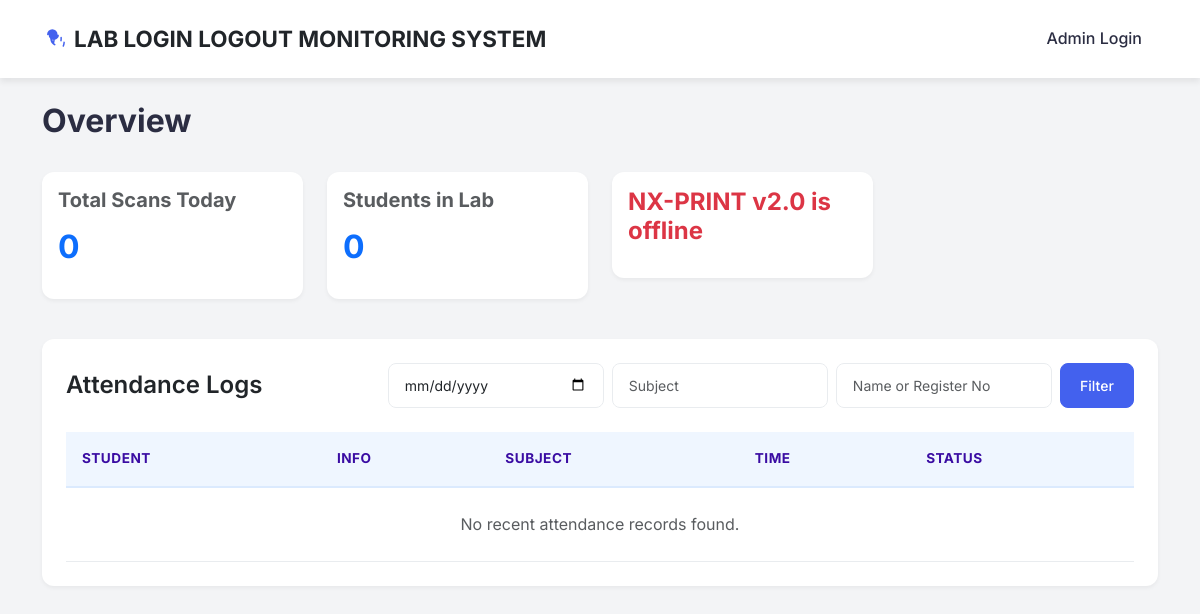
Page /dashboard on the earlier database version.
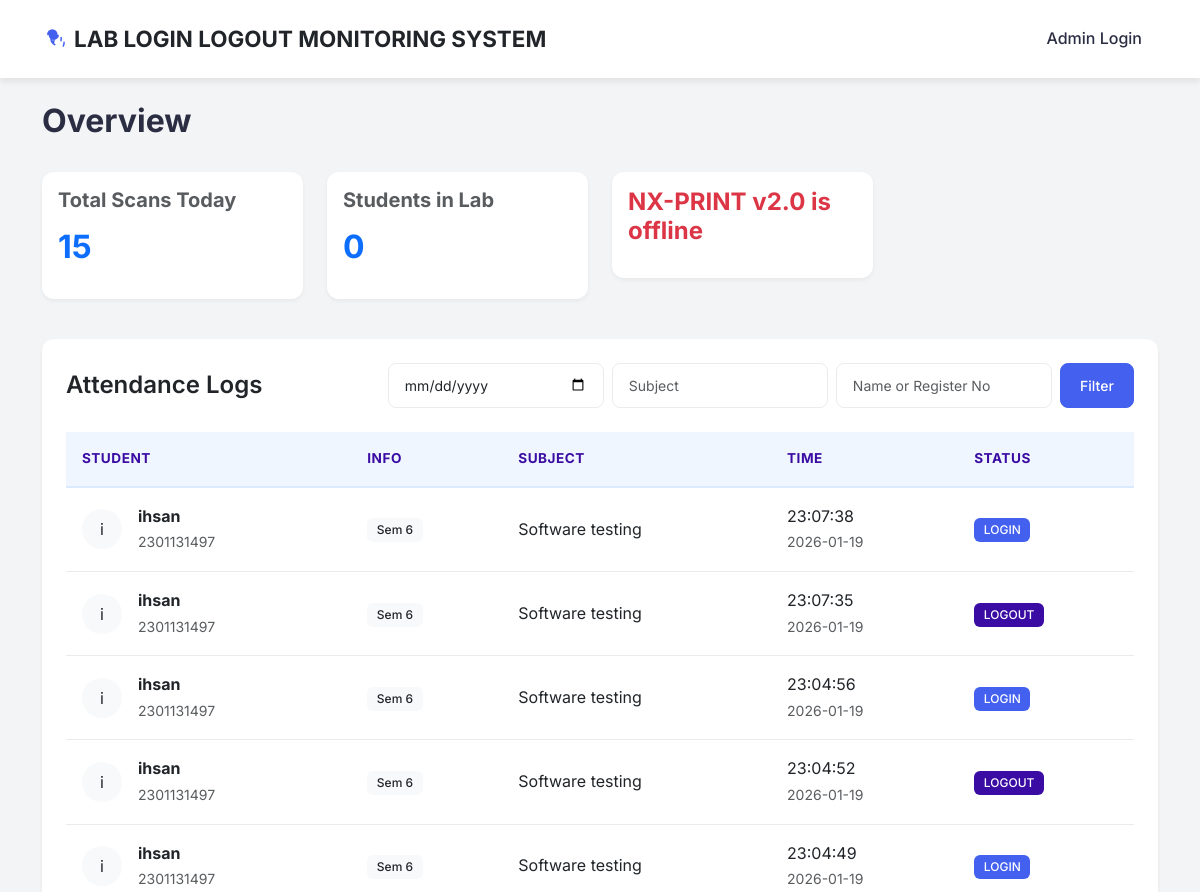
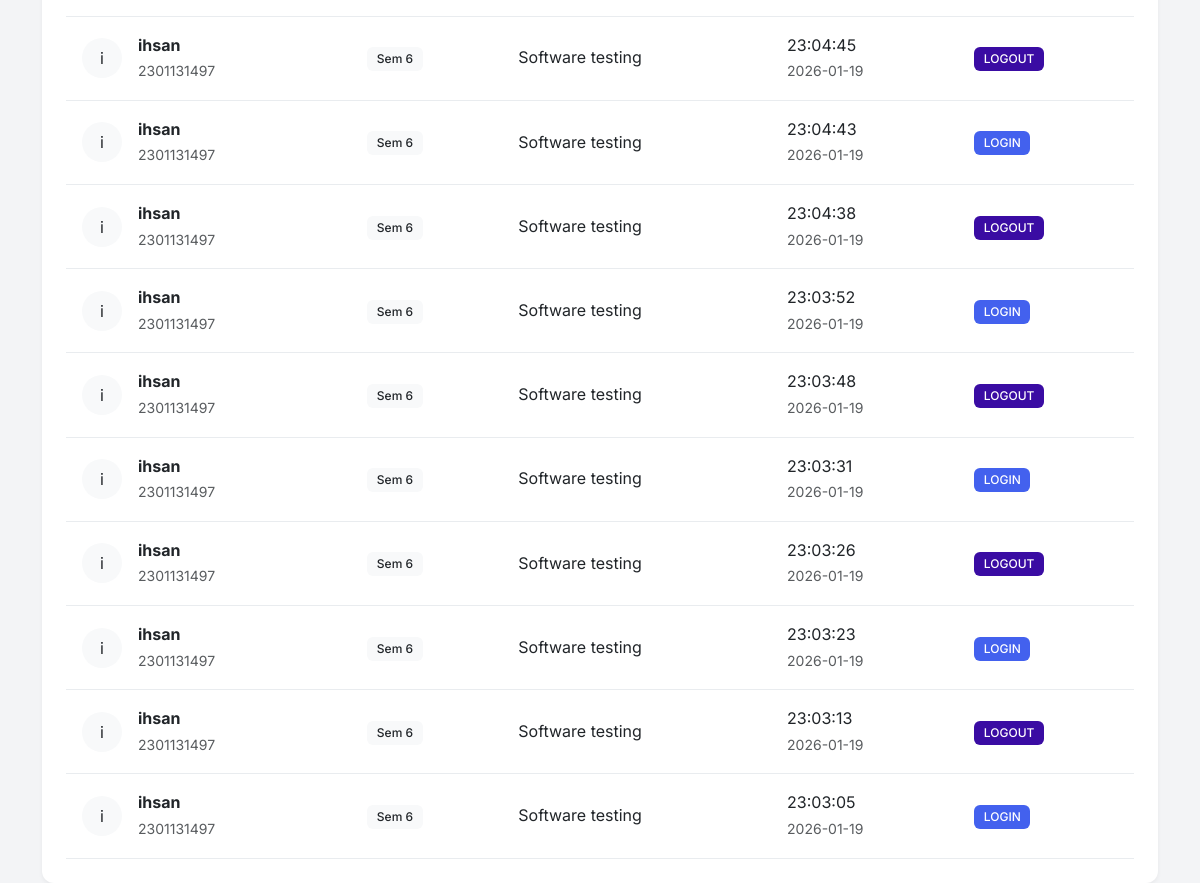
Same page on the later database version (2 pictures, top to bottom).
### database.py (models this page shows, shortened)
class Attendance(db.Model):
    id = db.Column(db.Integer, primary_key=True)
    student_id = db.Column(db.Integer, db.ForeignKey('student.id'), nullable=False)
    timestamp = db.Column(db.DateTime, default=datetime.now)
    status = db.Column(db.String(20), nullable=False) # LOGIN or LOGOUT
    subject = db.Column(db.String(100), nullable=False) # Subject name at time of scan
    student = db.relationship('Student', backref=db.backref('attendance_records', lazy=True, cascade="all, delete-orphan"))

class Student(db.Model):
    id = db.Column(db.Integer, primary_key=True)
    name = db.Column(db.String(100), nullable=False)
    roll_no = db.Column(db.String(20), unique=True, nullable=False)
    semester = db.Column(db.String(10), nullable=False, default="1") # Added Semantic
    fingerprint_id = db.Column(db.Integer, unique=True, nullable=False)

### app.py (the view, shortened to what this page needs)
@app.route('/dashboard')
def public_dashboard():
    date_filter = request.args.get('date')
    subject_filter = request.args.get('subject')
    search_query = request.args.get('search')
    query = Attendance.query.join(Student)
    if subject_filter:
        query = query.filter(Attendance.subject.ilike(f"%{subject_filter}%"))
    if not (date_filter or subject_filter or search_query):
        recent_logs = query.order_by(Attendance.timestamp.desc()).limit(50).all()
        latest_global = Attendance.query.order_by(Attendance.id.desc()).first()
        last_id = latest_global.id if latest_global else 0
    else:
        recent_logs = query.order_by(Attendance.timestamp.desc()).all()
        latest_global = Attendance.query.order_by(Attendance.id.desc()).first()
        last_id = latest_global.id if latest_global else 0
    active_count = get_active_student_count()
    return render_template('dashboard.html', logs=recent_logs, active_count=active_count, last_id=last_id)

### app.py (called while the page is built)
@app.context_processor
def inject_device_status():
    is_connected = (time.time() - last_heartbeat_time) < 5
    return dict(is_device_connected=is_connected)

def get_active_student_count():
    today_start = datetime.combine(date.today(), datetime.min.time())
    subquery = db.session.query(
        Attendance.student_id,
        func.max(Attendance.timestamp).label('max_time')
    ).filter(Attendance.timestamp >= today_start).group_by(Attendance.student_id).subquery()
    count = db.session.query(Attendance).join(
        subquery,
        (Attendance.student_id == subquery.c.student_id) &
        (Attendance.timestamp == subquery.c.max_time)
    ).filter(Attendance.status == 'LOGIN').count()
    return count
    return count

### templates/dashboard.html (shortened to what this page needs)
{% extends 'base.html' %}
{% block content %}
<div class="row mb-4">
    <div class="col-md-12">
        <div class="d-flex justify-content-between align-items-center mb-3">
            <h2>Overview</h2>
        </div>
        <div class="row">
            <div class="col-md-3">
                <div class="card p-3 mb-3">
                    <h5 class="text-muted">Total Scans Today</h5>
                    <h2 class="fw-bold text-primary">{{ logs|length }}</h2>
                </div>
            </div>
            <div class="col-md-3">
                <div class="card p-3 mb-3">
                    <h5 class="text-muted">Students in Lab</h5>
                    <h2 class="fw-bold text-primary">{{ active_count }}</h2>
                </div>
            </div>
            <div class="col-md-3">
                <div class="card p-3 mb-3 border-primary">
                    {% if is_device_connected %}
                    <div class="d-flex align-items-center justify-content-center">
                        <h4 class="fw-bold text-success mb-0" id="lcd-status">Online</h4>
                        <div class="fingerprint-wrapper" id="fingerprint-anim">
                            <i class="bi bi-fingerprint fingerprint-icon fingerprint-neutral"></i>
                            <i class="bi bi-x-circle-fill error-badge"></i>
                            <i class="bi bi-check-circle-fill success-badge"></i>
                        </div>
                    </div>
                    {% else %}
                    <h4 class="fw-bold text-danger" id="lcd-status">NX-PRINT v2.0 is offline</h4>
                    {% endif %}
                </div>
            </div>
        </div>
    </div>
</div>
<div class="row">
    <div class="col-md-12">
        <div class="card p-4">
            <div class="d-flex justify-content-between align-items-center mb-4">
                <h4 class="card-title mb-0">Attendance Logs</h4>
                <form method="GET" action="{{ url_for('public_dashboard') }}" class="d-flex gap-2">
                    <input type="date" class="form-control form-control-sm" name="date"
                        value="{{ request.args.get('date', '') }}" placeholder="Date">
                    <input type="text" class="form-control form-control-sm" name="subject"
                        value="{{ request.args.get('subject', '') }}" placeholder="Subject">
                    <input type="text" class="form-control form-control-sm" name="search"
                        value="{{ request.args.get('search', '') }}" placeholder="Name or Register No">
                    <button type="submit" class="btn btn-primary btn-sm">Filter</button>
                </form>
            </div>
            <div class="table-responsive">
                <table class="table table-hover align-middle">
                    <thead>
                        <tr>
                            <th>Student</th>
                            <th>Info</th>
                            <th>Subject</th>
                            <th>Time</th>
                            <th>Status</th>
                        </tr>
                    </thead>
                    <tbody>
                        {% for log in logs %}
                        <tr>
                            <td>
                                <div class="d-flex align-items-center">
                                    <div class="avatar bg-light rounded-circle p-2 me-3 text-center"
                                        style="width: 40px; height: 40px;">
                                        {{ log.student.name[0] }}
                                    </div>
                                    <div>
                                        <div class="fw-bold">{{ log.student.name }}</div>
                                        <small class="text-muted">{{ log.student.roll_no }}</small>
                                    </div>
                                </div>
                            </td>
                            <td><span class="badge bg-light text-dark">Sem {{ log.student.semester }}</span></td>
                            <td>{{ log.subject }}</td>
                            <td>{{ log.timestamp.strftime('%H:%M:%S') }} <br> <small class="text-muted">{{
                                    log.timestamp.strftime('%Y-%m-%d') }}</small></td>
                            <td>
                                {% if log.status == 'LOGIN' %}
                                <span class="badge" style="background-color: var(--primary); color: white;">LOGIN</span>
                                {% else %}
                                <span class="badge"
                                    style="background-color: var(--primary-dark); color: white;">LOGOUT</span>
                                {% endif %}
                            </td>
                        </tr>
                        {% else %}
                        <tr>
                            <td colspan="5" class="text-center text-muted py-4">No recent attendance records found.</td>
                        </tr>
                        {% endfor %}
                    </tbody>
                </table>
            </div>
        </div>
    </div>
</div>
</div>
{% endblock %}

### templates/base.html (shortened to what this page needs)
<!DOCTYPE html>
<html lang="en">
<head>
    <link href="https://cdn.jsdelivr.net/npm/bootstrap@5.3.0/dist/css/bootstrap.min.css" rel="stylesheet">
    <link href="{{ url_for('static', filename='css/style.css') }}?v=1.1" rel="stylesheet">
    <link href="{{ url_for('static', filename='css/fingerprint.css') }}?v=1.1" rel="stylesheet">
    <link rel="stylesheet" href="https://cdn.jsdelivr.net/npm/bootstrap-icons@1.7.2/font/bootstrap-icons.css">
</head>
<body>
    <nav class="navbar navbar-expand-lg navbar-light sticky-top mb-4">
        <div class="container">
            <a class="navbar-brand" href="{{ url_for('public_dashboard') }}">
                {% if is_device_connected %}
                <span class="text-primary fw-bold">NX-PRINT v2.0</span>
                {% else %}
                <span class="text-dark fw-bold">LAB LOGIN LOGOUT MONITORING SYSTEM</span>
                {% endif %}
            </a>
            <div class="collapse navbar-collapse" id="navbarNav">
                <ul class="navbar-nav ms-auto">
                    <li class="nav-item">
                        {% if current_user.is_authenticated %}
                        <a class="nav-link text-danger" href="{{ url_for('logout') }}"><i
                                class="bi bi-box-arrow-right"></i> Logout</a>
                        {% else %}
                        <a class="nav-link" href="{{ url_for('login') }}">Admin Login</a>
                        {% endif %}
                    </li>
                </ul>
            </div>
        </div>
    </nav>
    <div class="container">
        {% block content %}{% endblock %}
</body>
</html>

### static/css/style.css (style rules this page uses)
:root { --primary: #4361ee; --primary-dark: #3a0ca3; --secondary: #4cc9f0; --success: #2ec4b6; --warning: #ffbe0b; --danger: #e63946; --dark: #2b2d42; --light: #f8f9fa; --surface: #ffffff; --border: #e9ecef; --text-main: #2b2d42; --text-muted: #8d99ae; --shadow-sm: 0 2px 4px rgba(0, 0, 0, 0.05); --shadow-md: 0 4px 6px rgba(0, 0, 0, 0.07); --shadow-lg: 0 10px 15px rgba(0, 0, 0, 0.1); --radius: 12px; }
body { font-family: 'Inter', system-ui, -apple-system, sans-serif; color: var(--text-main); background-color: #f3f4f6; line-height: 1.6; }
h1, h2, h3, h4, h5, h6 { font-weight: 700; color: var(--dark); margin-bottom: 1rem; }
.card { background: var(--surface); border: none; border-radius: var(--radius); box-shadow: var(--shadow-sm); transition: transform 0.2s ease, box-shadow 0.2s ease; overflow: hidden; }
.card-title { font-weight: 600; margin-bottom: 0.5rem; }
.btn { padding: 0.6rem 1.2rem; font-weight: 500; border-radius: 8px; transition: all 0.2s; }
.btn-primary { background-color: var(--primary); border-color: var(--primary); }
.navbar { background: var(--surface) !important; box-shadow: var(--shadow-md); padding: 1rem 0; }
.navbar-brand { font-weight: 800; color: var(--primary) !important; font-size: 1.4rem; display: flex; align-items: center; }
.nav-link { font-weight: 500; color: var(--text-main) !important; margin: 0 0.5rem; transition: color 0.2s; }
.table { margin-bottom: 0; }
.table thead th { background-color: #eff6ff; border-bottom: 2px solid #dbeafe; color: var(--primary-dark); font-size: 0.85rem; text-transform: uppercase; letter-spacing: 0.5px; font-weight: 700; padding: 1rem; }
.table tbody td { padding: 1rem; vertical-align: middle; border-bottom: 1px solid var(--border); }
.form-control, .form-select { border-radius: 8px; border: 1px solid var(--border); padding: 0.7rem 1rem; box-shadow: none; transition: border-color 0.2s; }
.badge { padding: 0.5em 0.8em; font-weight: 500; border-radius: 6px; }

### templates/base.html (style rules this page uses)
body { animation: fadeIn 0.6s ease-out; }

Differences in the rows shown:
added Attendance: student "i", student.name "ihsan", student.roll_no "2301131497", student.semester "6", subject "Software testing", timestamp "23:07:38", timestamp "2026-01-19", status "LOGIN"
added Attendance: student "i", student.name "ihsan", student.roll_no "2301131497", student.semester "6", subject "Software testing", timestamp "23:07:35", timestamp "2026-01-19", status "LOGOUT"
added Attendance: student "i", student.name "ihsan", student.roll_no "2301131497", student.semester "6", subject "Software testing", timestamp "23:04:56", timestamp "2026-01-19", status "LOGIN"
added Attendance: student "i", student.name "ihsan", student.roll_no "2301131497", student.semester "6", subject "Software testing", timestamp "23:04:52", timestamp "2026-01-19", status "LOGOUT"
added Attendance: student "i", student.name "ihsan", student.roll_no "2301131497", student.semester "6", subject "Software testing", timestamp "23:04:49", timestamp "2026-01-19", status "LOGIN"
added Attendance: student "i", student.name "ihsan", student.roll_no "2301131497", student.semester "6", subject "Software testing", timestamp "23:04:45", timestamp "2026-01-19", status "LOGOUT"
added Attendance: student "i", student.name "ihsan", student.roll_no "2301131497", student.semester "6", subject "Software testing", timestamp "23:04:43", timestamp "2026-01-19", status "LOGIN"
added Attendance: student "i", student.name "ihsan", student.roll_no "2301131497", student.semester "6", subject "Software testing", timestamp "23:04:38", timestamp "2026-01-19", status "LOGOUT"
added Attendance: student "i", student.name "ihsan", student.roll_no "2301131497", student.semester "6", subject "Software testing", timestamp "23:03:52", timestamp "2026-01-19", status "LOGIN"
added Attendance: student "i", student.name "ihsan", student.roll_no "2301131497", student.semester "6", subject "Software testing", timestamp "23:03:48", timestamp "2026-01-19", status "LOGOUT"
added Attendance: student "i", student.name "ihsan", student.roll_no "2301131497", student.semester "6", subject "Software testing", timestamp "23:03:31", timestamp "2026-01-19", status "LOGIN"
added Attendance: student "i", student.name "ihsan", student.roll_no "2301131497", student.semester "6", subject "Software testing", timestamp "23:03:26", timestamp "2026-01-19", status "LOGOUT"
added Attendance: student "i", student.name "ihsan", student.roll_no "2301131497", student.semester "6", subject "Software testing", timestamp "23:03:23", timestamp "2026-01-19", status "LOGIN"
added Attendance: student "i", student.name "ihsan", student.roll_no "2301131497", student.semester "6", subject "Software testing", timestamp "23:03:13", timestamp "2026-01-19", status "LOGOUT"
added Attendance: student "i", student.name "ihsan", student.roll_no "2301131497", student.semester "6", subject "Software testing", timestamp "23:03:05", timestamp "2026-01-19", status "LOGIN"
Other differences:
{{ logs|length }}: "0" → "15"
text no longer shown: "No recent attendance records found."
